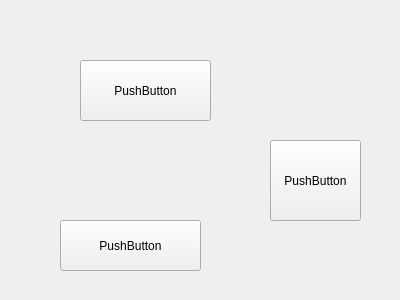
<?xml version="1.0" encoding="UTF-8"?>
<ui version="4.0">
 <class>QQtOsdForm</class>
 <widget class="QWidget" name="QQtOsdForm">
  <property name="geometry">
   <rect>
    <x>0</x>
    <y>0</y>
    <width>400</width>
    <height>300</height>
   </rect>
  </property>
  <property name="windowTitle">
   <string>Form</string>
  </property>
  <widget class="QPushButton" name="pushButton">
   <property name="geometry">
    <rect>
     <x>60</x>
     <y>220</y>
     <width>141</width>
     <height>51</height>
    </rect>
   </property>
   <property name="text">
    <string>PushButton</string>
   </property>
  </widget>
  <widget class="QPushButton" name="pushButton_2">
   <property name="geometry">
    <rect>
     <x>270</x>
     <y>140</y>
     <width>91</width>
     <height>81</height>
    </rect>
   </property>
   <property name="text">
    <string>PushButton</string>
   </property>
  </widget>
  <widget class="QPushButton" name="pushButton_3">
   <property name="geometry">
    <rect>
     <x>80</x>
     <y>60</y>
     <width>131</width>
     <height>61</height>
    </rect>
   </property>
   <property name="text">
    <string>PushButton</string>
   </property>
  </widget>
 </widget>
 <resources/>
 <connections/>
</ui>
